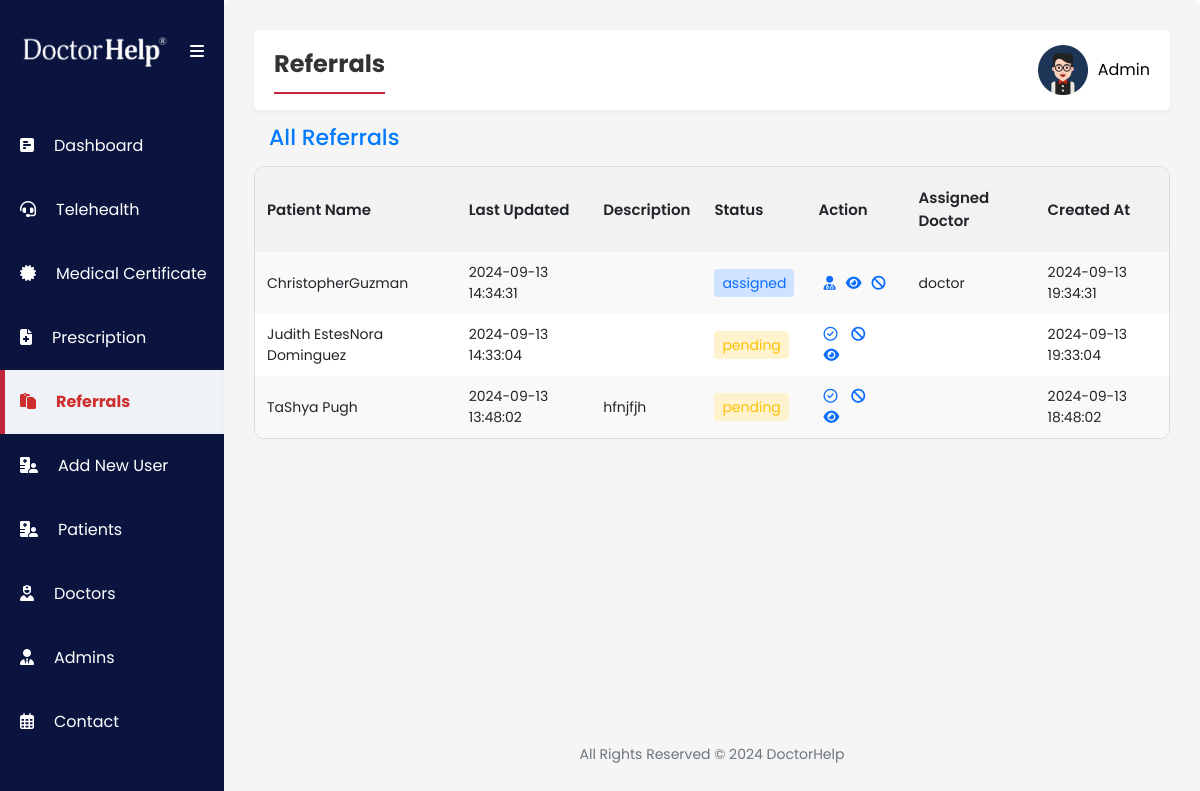
Page /admin/referrals.php (signed in) on the committed database.
### tables this page shows
CREATE TABLE `referrals` (
  `id` int(11) NOT NULL,
  `patient_id` int(11) DEFAULT NULL,
  `doctor_id` int(11) DEFAULT NULL,
  `description` text NOT NULL,
  `status` enum('pending','approved','assigned','disapproved') DEFAULT 'pending',
  `prescription` text DEFAULT NULL,
  `request_date_time` timestamp NOT NULL DEFAULT current_timestamp() ON UPDATE current_timestamp(),
  `created_date` datetime NOT NULL DEFAULT current_timestamp(),
  `signature` varchar(255) NOT NULL,
  `created_date_2` date DEFAULT current_timestamp(),
  `payment` text NOT NULL,
  `name` text NOT NULL,
  `email` text NOT NULL,
  `phone` text NOT NULL,
  `dob` text NOT NULL,
  `card_number` text NOT NULL,
  `security_code` text NOT NULL,
  `country` text NOT NULL,
  `address` text NOT NULL,
  `gender` text NOT NULL,
  `title` text NOT NULL,
  `appointment_type` text NOT NULL,
  `appointment_day` text NOT NULL,
  `appointment_time` text NOT NULL,
  `medicare_number` text NOT NULL,
  `medicare_expiration_date` text NOT NULL,
  `other_details` text NOT NULL,
  `referral_provider` text NOT NULL,
  `referral_type` text NOT NULL,
  `notes` text NOT NULL,
  `city_code` varchar(60) DEFAULT NULL,
  `postcode` varchar(20) DEFAULT NULL,
  `state_code` varchar(20) DEFAULT NULL,
  `area_timeZone` varchar(60) DEFAULT NULL
);

CREATE TABLE `doctor` (
  `id` int(11) NOT NULL,
  `email` varchar(255) NOT NULL,
  `username` varchar(50) NOT NULL,
  `doctor_name` text NOT NULL,
  `password` varchar(50) NOT NULL,
  `hpassword` varchar(255) NOT NULL,
  `profile_picture` varchar(255) NOT NULL DEFAULT 'default.png',
  `signature` varchar(255) NOT NULL DEFAULT 'signature.png',
  `aphra` varchar(100) DEFAULT NULL
);

### admin/referrals.php (the view, shortened to what this page needs)
<?php
include '../include/config.php';
$query = "SELECT referrals.id,
                 COALESCE(patient.username, 'No Patient') as patient_name,
                 referrals.description,
                 referrals.name,
                 referrals.status,
                 referrals.request_date_time,
                 referrals.created_date,
                 referrals.prescription,
                 referrals.name,
                 doctor.username as doctor_name
          FROM referrals
          LEFT JOIN patient ON referrals.patient_id = patient.id
          LEFT JOIN doctor ON referrals.doctor_id = doctor.id
          ORDER BY referrals.created_date DESC";
$result = $conn->query($query);
?>
<?php include("include/sidebar.php"); ?>
<div class="second-section">
    <section>
        <div class="navbar">
            <div class="page-title">
                <span>Referrals</span>
            </div>
            <?php include("include/navbar.php"); ?>
        </div>
        <div class="table-responsive">
            <h2 class="page-header">All Referrals</h2>
            <table>
                <thead>
                    <tr>
                        <th>Patient Name</th>
                        <th class='hide-on-small'>Last Updated</th>
                        <th class='hide-on-small'>Description</th>
                        <th class='hide-on-small'>Status</th>
                        <th class='hide-on-small' style='width:100px'>Action</th>
                        <th class='hide-on-small'>Assigned Doctor</th>
                        <th class='hide-on-small'>Created At</th>
                    </tr>
                </thead>
                <tbody>
                    <?php
                    if ($result->num_rows > 0) {
                        while ($row = $result->fetch_assoc()) {
                            $id = htmlspecialchars($row['id']);
                            $patient_name = htmlspecialchars($row['name']);
                            $request_date_time = htmlspecialchars($row['request_date_time']);
                            $description = htmlspecialchars($row['description']);
                            $status = htmlspecialchars($row['status']);
                            $doctor_name = htmlspecialchars($row['doctor_name']);
                            $created_date = htmlspecialchars($row['created_date']);
                            $statusClasses = [
                                'pending' => 'text-warning bg-warning-subtle',
                                'assigned' => 'text-primary bg-primary-subtle ',
                                'approved' => 'text-success bg-success-subtle ',
                                'disapproved' => 'text-danger bg-danger-subtle'
                            ];
                            $defaultClass = 'bg-secondary text-white';
                            $statusClass = isset($statusClasses[strtolower($status)]) ? $statusClasses[strtolower($status)] : $defaultClass;
                            echo "<tr>";
                            echo "<td>{$patient_name}</td>";
                            echo "<td class='hide-on-small'>{$request_date_time}</td>";
                            echo "<td class='hide-on-small'>{$description}</td>";
                            echo "<td class='hide-on-small'><span class='px-2 py-1 rounded-1 {$statusClass}'>{$status}</span></td>";
                            echo "<td class='hide-on-small'>";
                            if ($status == 'pending') {
                                echo "<a href='include/referrals_status.php?id={$id}&status=approved'><i class='fa-regular fa-circle-check'></i></a> ";
                                echo "<a href='include/referrals_status.php?id={$id}&status=disapproved'><i class='fa-solid fa-ban'></i></a> ";
                                echo "<a href='referrals_view.php?id={$id}'><i class='fa-solid fa-eye'></i></a>";
                            } elseif ($status == 'approved') {
                                echo "<a href='referrals_assign_doctor.php?id={$id}'><i class='fa-solid fa-user-doctor'></i></a>";
                                echo "<a href='referrals_view.php?id={$id}'><i class='fa-solid fa-eye'></i></a>";
                                echo "<a href='include/referrals_status.php?id={$id}&status=disapproved'><i class='fa-solid fa-ban'></i></a>";
                            } elseif ($status == 'assigned') {
                                echo "<a href='referrals_assign_doctor.php?id={$id}'><i class='fa-solid fa-user-doctor'></i></a>";
                                echo "<a href='referrals_view.php?id={$id}'><i class='fa-solid fa-eye'></i></a>";
                                echo "<a href='include/referrals_status.php?id={$id}&status=disapproved'><i class='fa-solid fa-ban'></i></a>";
                            } else {
                                echo "<a href='referrals_view.php?id={$id}'><i class='fa-solid fa-eye'></i></a>";
                                echo "<a href='include/referrals_status.php?id={$id}&status=approved'><i class='fa-regular fa-circle-check'></i></a> ";
                            }
                            echo "</td>";
                            echo "<td class='hide-on-small'>{$doctor_name}</td>";
                            echo "<td class='hide-on-small'>{$created_date}</td>";
                            echo "</tr>";
                        }
                    } else {
                        echo "<tr><td colspan='8'>No referrals requests found.</td></tr>";
                    }
                    ?>
                </tbody>
            </table>
        </div>
    </section>
    <?php include("include/footer.php"); ?>
</div>
</body>
</html>

### admin/include/navbar.php (shortened to what this page needs)
<?php
$username = $_SESSION['username'];
$sql_query = "SELECT * FROM admin WHERE username='$username'";
$query_result = $conn->query($sql_query);
if ($query_result->num_rows > 0) {
    $user = $query_result->fetch_assoc();
} else {
    echo "User not found.";
    exit();
}
?>
<div class="navbar-title">
    <span onclick="toggleDropdown()">
        <img src="assets/img/<?php
        echo $user['profile_picture'];
        ?>" alt="Profile Picture" class="navbar-img">
        <button class="navbar-profile">
            <?php echo htmlspecialchars($username); ?>
        </button>
    </span>
</div>

### admin/assets/styles.css (style rules this page uses)
:root { --skyblue-bg: #eff3f7; --white-color: #fff; --sidebar-color: #0a143f; --blue-text-icon: linear-gradient( 270deg, #c3263f 0%, #c3263f 25%, #9c2941 75% ); --hover-blue-text-icon: #c3263f; --sidebar-hover: #e0e3ff; --card-header: #e0e3ff; --body-color: #212529; --sidebar-font: #ffffff; --footer-text: #6c757d; --date-time: #0099fb; --date-time-bg: #ccebfe; --mehron: #cf2e2e; --shadow: 0 2px 5px rgba(0, 0, 0, 0.04); }
* { box-sizing: border-box; margin: 0; padding: 0; }
body { font-family: Poppins, Helvetica, sans-serif; overflow-x: hidden; }
.navbar { background-color: var(--white-color); color: var(--body-color); display: flex; justify-content: space-between; align-items: center; padding: 15px 20px; gap: 20px; width: -webkit-fill-available; box-shadow: var(--shadow); border-radius: 5px; }
.navbar-img { width: 50px; }
.page-title { border-bottom: 2px solid var(--hover-blue-text-icon); justify-content: start; padding-bottom: 10px; }
.navbar-title { font-size: 1.5rem; position: relative; display: inline-block; }
.navbar-title span { display: flex; align-items: center; column-gap: 10px; font-size: 20px; cursor: pointer; }
.navbar-title span .navbar-profile { border: none; background-color: transparent; font-size: 16px; text-transform: capitalize; }
table { width: 100%; border-collapse: separate; border-spacing: 0; border: 1px solid #ddd; border-radius: 10px; overflow: hidden; text-align: left; }
tbody a { padding: 0 5px; }
th { font-size: 15px; font-weight: 600; padding: 20px 12px; }
td { font-size: 14px; padding: 10px 12px; }
thead { background-color: #f2f2f2; border-bottom: 1px solid #ddd; }
tbody tr { border-top: 1px solid #ddd; }
tbody tr:nth-child(odd) { background-color: #f9f9f9; }
tbody tr:nth-child(even) { background-color: #ffffff; }
::placeholder { color: #777777; text-transform: capitalize; }
.second-section { padding: 30px; width: 100%; background-color: #f5f5f5; border-radius: 8px; box-shadow: var(--shadow); display: flex; flex-direction: column; justify-content: space-between; }
.page-title span { font-size: 24px; font-weight: bold; color: #333; }
h2.page-header { margin: 15px; font-size: 22px; color: #007bff; }

### rows in the picture
referrals: name "ChristopherGuzman", request_date_time "2024-09-13 14:34:31", status "assigned", doctor.username "doctor", created_date "2024-09-13 19:34:31"
referrals: name "Judith EstesNora Dominguez", request_date_time "2024-09-13 14:33:04", status "pending", created_date "2024-09-13 19:33:04"
referrals: name "TaShya Pugh", request_date_time "2024-09-13 13:48:02", description "hfnjfjh", status "pending", created_date "2024-09-13 18:48:02"

### other values in the picture
$username "Admin"
